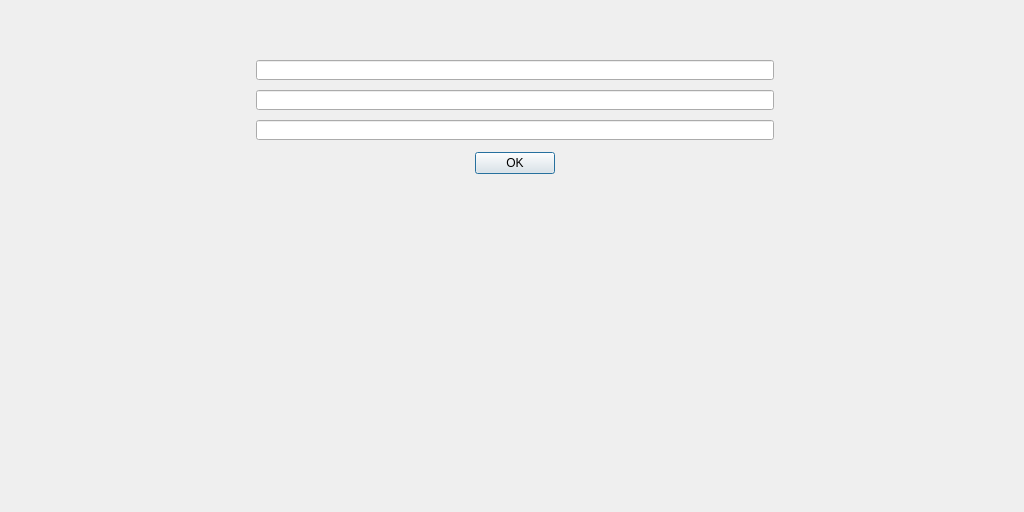
<?xml version="1.0" encoding="UTF-8"?>
<ui version="4.0">
 <class>AskPassphrasePage</class>
 <widget class="QWidget" name="AskPassphrasePage">
  <property name="geometry">
   <rect>
    <x>0</x>
    <y>0</y>
    <width>1024</width>
    <height>512</height>
   </rect>
  </property>
  <property name="sizePolicy">
   <sizepolicy hsizetype="Preferred" vsizetype="Preferred">
    <horstretch>0</horstretch>
    <verstretch>0</verstretch>
   </sizepolicy>
  </property>
  <property name="minimumSize">
   <size>
    <width>0</width>
    <height>0</height>
   </size>
  </property>
  <property name="windowTitle">
   <string>Passphrase Page</string>
  </property>
  <layout class="QVBoxLayout" name="verticalLayout">
   <property name="spacing">
    <number>0</number>
   </property>
   <property name="leftMargin">
    <number>0</number>
   </property>
   <property name="topMargin">
    <number>0</number>
   </property>
   <property name="rightMargin">
    <number>0</number>
   </property>
   <property name="bottomMargin">
    <number>0</number>
   </property>
   <item>
    <widget class="QFrame" name="">
     <layout class="QFormLayout" name="formLayout">
      <property name="fieldGrowthPolicy">
       <enum>QFormLayout::AllNonFixedFieldsGrow</enum>
      </property>
      <property name="labelAlignment">
       <set>Qt::AlignLeading|Qt::AlignLeft|Qt::AlignTop</set>
      </property>
      <property name="formAlignment">
       <set>Qt::AlignLeading|Qt::AlignLeft|Qt::AlignTop</set>
      </property>
      <property name="verticalSpacing">
       <number>10</number>
      </property>
      <property name="leftMargin">
       <number>250</number>
      </property>
      <property name="topMargin">
       <number>0</number>
      </property>
      <property name="rightMargin">
       <number>250</number>
      </property>
      <property name="bottomMargin">
       <number>50</number>
      </property>
      <item row="0" column="1">
       <widget class="QLabel" name="warningLabel">
        <property name="minimumSize">
         <size>
          <width>480</width>
          <height>20</height>
         </size>
        </property>
        <property name="text">
         <string/>
        </property>
        <property name="alignment">
         <set>Qt::AlignCenter</set>
        </property>
       </widget>
      </item>
      <item row="1" column="1">
       <widget class="QLabel" name="messageLabel">
        <property name="minimumSize">
         <size>
          <width>480</width>
          <height>20</height>
         </size>
        </property>
        <property name="textFormat">
         <enum>Qt::RichText</enum>
        </property>
        <property name="alignment">
         <set>Qt::AlignCenter</set>
        </property>
        <property name="wordWrap">
         <bool>true</bool>
        </property>
       </widget>
      </item>
      <item row="2" column="1">
       <widget class="QLineEdit" name="passEdit3">
        <property name="minimumSize">
         <size>
          <width>480</width>
          <height>20</height>
         </size>
        </property>
        <property name="echoMode">
         <enum>QLineEdit::Password</enum>
        </property>
       </widget>
      </item>
      <item row="3" column="1">
       <widget class="QLineEdit" name="passEdit1">
        <property name="minimumSize">
         <size>
          <width>480</width>
          <height>20</height>
         </size>
        </property>
        <property name="echoMode">
         <enum>QLineEdit::Password</enum>
        </property>
        <property name="alignment">
         <set>Qt::AlignLeading|Qt::AlignLeft|Qt::AlignVCenter</set>
        </property>
       </widget>
      </item>
      <item row="4" column="1">
       <widget class="QLineEdit" name="passEdit2">
        <property name="minimumSize">
         <size>
          <width>480</width>
          <height>20</height>
         </size>
        </property>
        <property name="echoMode">
         <enum>QLineEdit::Password</enum>
        </property>
       </widget>
      </item>
      <item row="5" column="1">
       <widget class="QDialogButtonBox" name="buttonBox">
        <property name="minimumSize">
         <size>
          <width>480</width>
          <height>27</height>
         </size>
        </property>
        <property name="orientation">
         <enum>Qt::Horizontal</enum>
        </property>
        <property name="standardButtons">
         <set>QDialogButtonBox::Ok</set>
        </property>
        <property name="centerButtons">
         <bool>true</bool>
        </property>
       </widget>
      </item>
      <item row="9" column="1">
       <spacer name="verticalSpacer">
        <property name="orientation">
         <enum>Qt::Vertical</enum>
        </property>
        <property name="sizeHint" stdset="0">
         <size>
          <width>20</width>
          <height>500</height>
         </size>
        </property>
       </spacer>
      </item>
     </layout>
    </widget>
   </item>
  </layout>
 </widget>
 <resources/>
 <connections/>
</ui>
